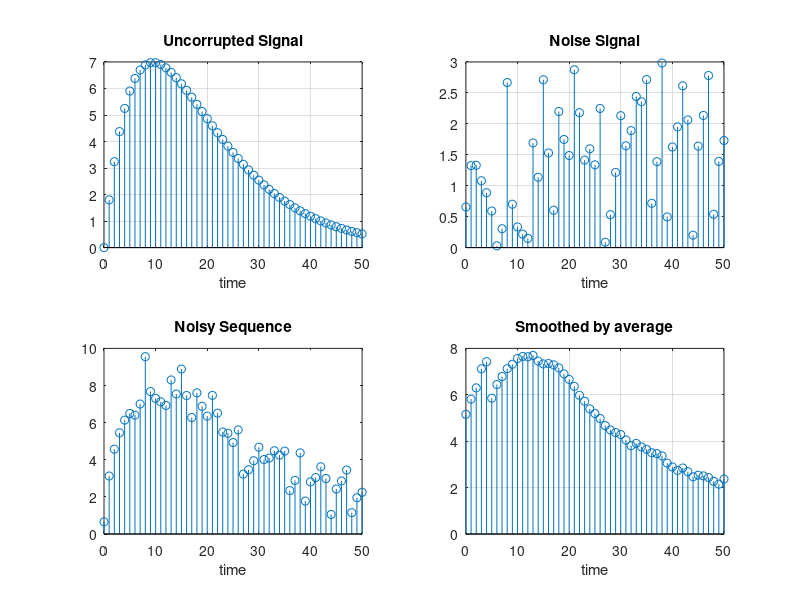

The MATLAB script that drew this image:
figure
subplot(2,2,1);
m=0:50;
y=2.*m.*(0.9.^m);
stem(m,y);
title('Uncorrupted Signal');
xlabel('time');
grid on;
n=3*rand(1,51);
subplot(2,2,2);
x=y+n;
stem(m,n);
title('Noise Signal');
xlabel('time');
grid on;
subplot(2,2,3);
stem(m,x);
title('Noisy Sequence');
xlabel('time');
p=[0:50];
for i=1:51
  c=0;
  s=0;
  if i<6
    for j=i:1:-1
      c=c+1;
      s=s+x(j);
    end
    for j=i+1:i+5
      s=s+x(j);
    end
    p(i)=s/(c+5);
  elseif i<46
    for j=i-5:i+5
      s=s+x(j);
    end
    p(i)=s/11;
  else
    for j=i-5:50
      s=s+x(j);
      c=c+1;
    end
    p(i)=s/c;
  end
end
subplot(2,2,4);
stem(m,p);
title('Smoothed by average');
xlabel('time');
grid on;
